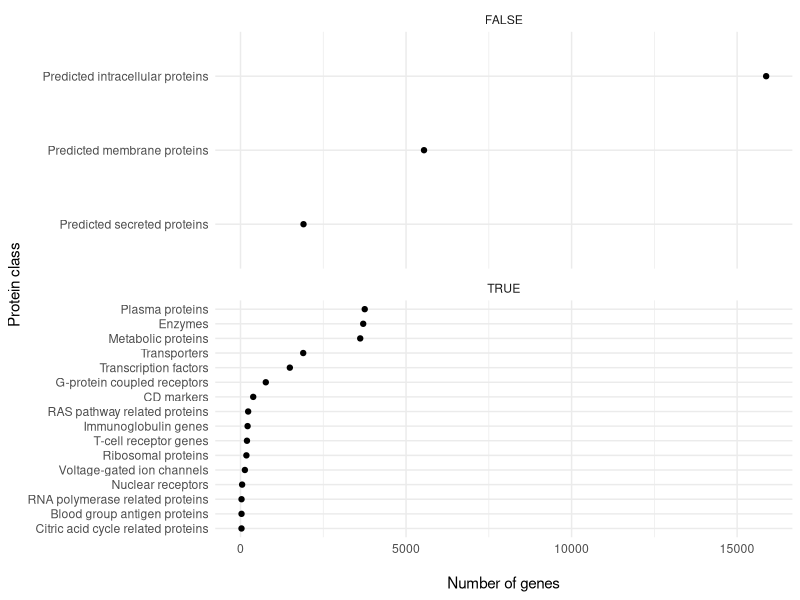

Generate this figure with R: (Note: this script raises an error after producing the figure.)
## ---- chunk 1
knitr::opts_chunk$set(echo = FALSE, warning = F, message = F)
library(tidyverse)
## ---- chunk 2
d <- read_csv("genesproteins.csv") %>% 
  mutate(
    Predicted = !str_detect(`Protein class`, "Predicted"),
    `Protein class` = fct_reorder(`Protein class`, `No of genes`)
    )
ggplot(d, aes(`No of genes`, `Protein class`)) + 
  geom_point() +
  facet_wrap(~Predicted, ncol=1, scales = "free_y", ) +
  labs(x="\nNumber of genes") +
  theme_minimal()
## ---- chunk 3
knitr::include_graphics("cellularstructures.png")
## ---- chunk 4
knitr::include_graphics("1024px-Gelenk-liegend.jpg")
